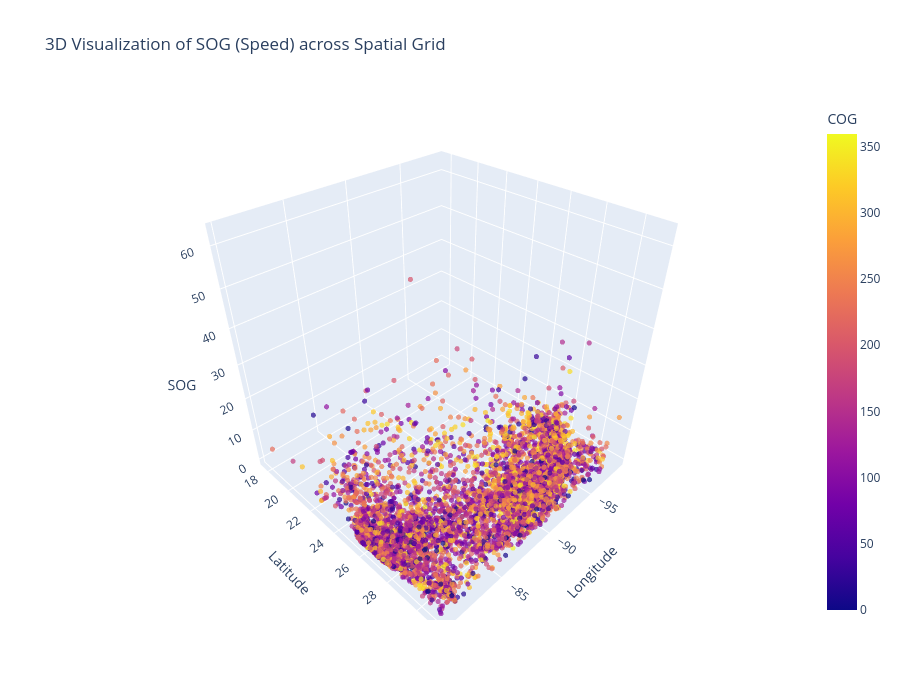

Notebook cell for this chart:
### Code cell
# 3D Interactive Visualization of SOG and COG
fig_3d = px.scatter_3d(
    df_sample.sample(min(10000, len(df_sample)), random_state=42), # smaller sample for 3D
    x="Longitude",
    y="Latitude",
    z="SOG",
    color="COG",
    opacity=0.7,
    title="3D Visualization of SOG (Speed) across Spatial Grid"
)
fig_3d.update_traces(marker=dict(size=3))
fig_3d.update_layout(height=700)
fig_3d.show()

### Figure 1 — Plotly figure (JSON) as saved in the notebook; plotly's stock layout.template omitted (floating-point values rounded to 4 significant figures; data arrays with more than 128 entries replaced by an {"elided": "..."} marker saying what was removed)
{"data": [{"hovertemplate": "Longitude=%{x}<br>Latitude=%{y}<br>SOG=%{z}<br>COG=%{marker.color}<extra></extra>", "legendgroup": "", "marker": {"color": {"elided": "10000 float values"}, "coloraxis": "coloraxis", "opacity": 0.7, "size": 3, "symbol": "circle"}, "mode": "markers", "name": "", "scene": "scene", "showlegend": false, "type": "scatter3d", "x": {"elided": "10000 float values"}, "y": {"elided": "10000 float values"}, "z": {"elided": "10000 float values"}}], "layout": {"coloraxis": {"colorbar": {"title": {"text": "COG"}}, "colorscale": [[0, "#0d0887"], [0.1111, "#46039f"], [0.2222, "#7201a8"], [0.3333, "#9c179e"], [0.4444, "#bd3786"], [0.5556, "#d8576b"], [0.6667, "#ed7953"], [0.7778, "#fb9f3a"], [0.8889, "#fdca26"], [1, "#f0f921"]]}, "height": 700, "legend": {"tracegroupgap": 0}, "scene": {"domain": {"x": [0, 1], "y": [0, 1]}, "xaxis": {"title": {"text": "Longitude"}}, "yaxis": {"title": {"text": "Latitude"}}, "zaxis": {"title": {"text": "SOG"}}}, "title": {"text": "3D Visualization of SOG (Speed) across Spatial Grid"}}}
